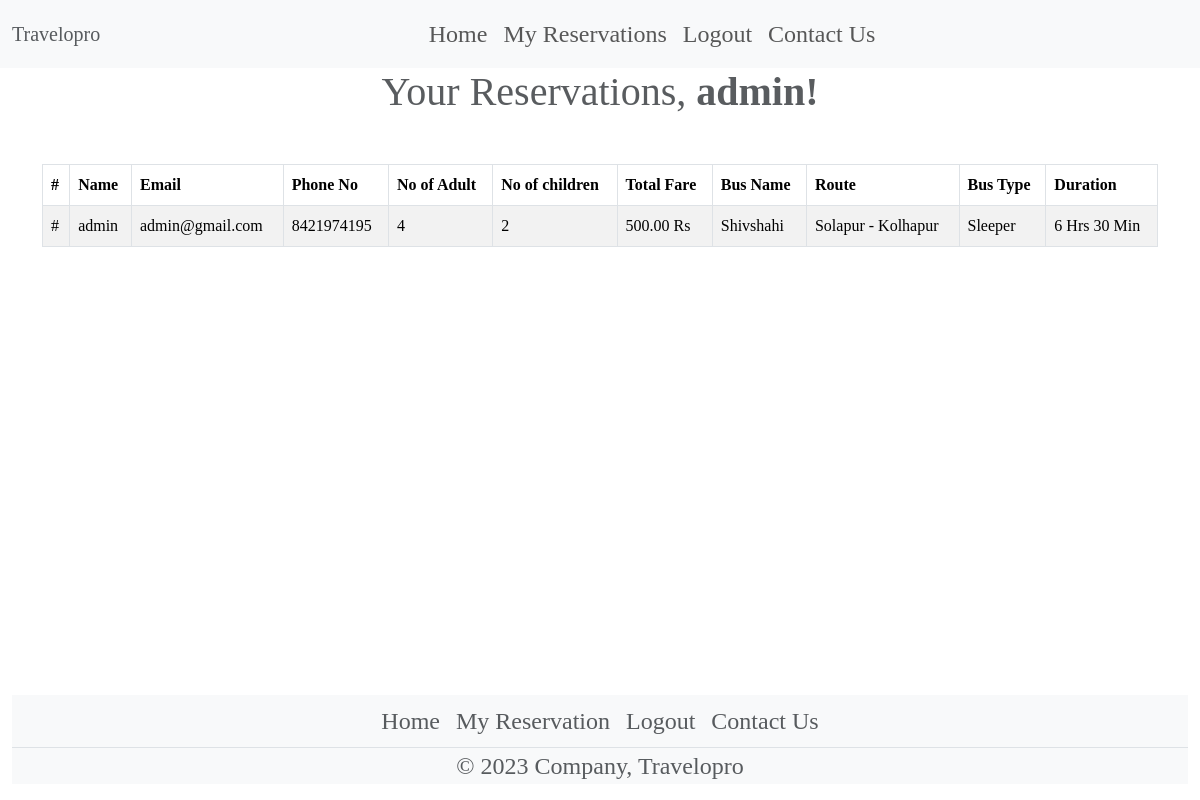
The page /my_reservation/ (signed in) on the database its author committed.
### bus/models.py (models this page shows, shortened)
class Reservation(models.Model):
    username = models.CharField(max_length=100)
    email = models.EmailField()
    phone = models.CharField(max_length=15)
    adults = models.PositiveIntegerField()
    childrens = models.PositiveIntegerField()
    total_fare = models.DecimalField(max_digits=10, decimal_places=2)
    bus_name = models.CharField(max_length=100)
    route = models.CharField(max_length=100)
    bus_type = models.CharField(max_length=100)
    duration = models.CharField(max_length=100)
    class Meta:
    	verbose_name_plural = 'Reservations'

### bus/views.py (the view)
# urls.py: path('my_reservation/', views.my_reservation, name='my_reservation'),
def my_reservation(request):
    if request.method == 'POST':
        username = request.POST.get('name')
        email = request.POST.get('email')
        phone = request.POST.get('phone')
        adults = request.POST.get('adults')
        childrens = request.POST.get('childrens')
        total_fare = request.POST.get('total')
        bus_name = request.POST.get('bus_name')
        route = request.POST.get('route')
        bus_type = request.POST.get('type')
        duration = request.POST.get('duration')
        reservation = Reservation(
            username=username,
            email=email,
            phone=phone,
            adults=adults,
            childrens=childrens,
            total_fare=total_fare,
            bus_name=bus_name,
            route=route,
            bus_type=bus_type,
            duration=duration
        )
        reservation.save()
        context = {
            'username': username,
            'email': email,
            'phone': phone,
            'adults': adults,
            'childrens': childrens,
            'total_fare': total_fare,
            'bus_name': bus_name,
            'route': route,
            'bus_type': bus_type,
            'duration': duration
        }
        return render(request, 'my-reservation.html', context)
    else:
        try:
            reservation = Reservation.objects.get(username = request.user)
            context = {
                'username': reservation.username,
                'email': reservation.email,
                'phone': reservation.phone,
                'adults': reservation.adults,
                'childrens': reservation.childrens,
                'total_fare': reservation.total_fare,
                'bus_name': reservation.bus_name,
                'route': reservation.route,
                'bus_type': reservation.bus_type,
                'duration': reservation.duration
            }
        except Reservation.DoesNotExist:
            context = {}
        return render(request, 'my-reservation.html', context)

### template/my-reservation.html
{% extends 'base.html' %}
{% load static %}
{% block content %}
    <main>
      {% if username %}
      <h1 class="display-6 text-center text-body-secondary">Your Reservations,<span class="fw-bold"> {{username}}!</span></h1>
      <div class="container my-5 table-responsive">
        <table class="table table-bordered table-hover table-striped">
          <thead>
            <tr>
              <th scope="col">#</th>
              <th scope="col">Name</th>
              <th scope="col">Email</th>
              <th scope="col">Phone No</th>
              <th scope="col">No of Adult</th>
              <th scope="col">No of children</th>
              <th scope="col">Total Fare</th>
              <th scope="col">Bus Name</th>
              <th scope="col">Route</th>
              <th scope="col">Bus Type</th>
              <th scope="col">Duration</th>
            </tr>
            </thead>
            <tbody>
              <tr>
                <td>#</td>
                <td>{{username}}</td>
                <td>{{email}}</td>
                <td>{{phone}}</td>
                <td>{{adults}}</td>
                <td>{{childrens}}</td>
                <td>{{total_fare}} Rs</td>
                <td>{{bus_name}}</td>
                <td>{{route}}</td>
                <td>{{bus_type}}</td>
                <td>{{duration}}</td>
                </tr>
              </tbody>
          </table>
        </div>
        {% else %}
          <h2 class="display-4 text-center text-body-secondary">Hello,<span class="fw-bold"> {{request.user}}!</span></h2>
          <h1 class="display-4 text-center text-danger mx-auto">You don't have any previous reservations!</h1>
        {% endif %}
    </main>
{% endblock %}

### static/assets/css/style.css (style rules this page uses)
body { display: flex; flex-direction: column; min-height: 100vh; font-family: Georgia, Times New Roman; }
main { flex-grow: 1; }

### rows shown on the page
Reservation: username "admin", email "admin@gmail.com", phone "8421974195", total_fare "500.00", bus_name "Shivshahi", route "Solapur - Kolhapur", bus_type "Sleeper", duration "6 Hrs 30 Min"

### other values the page prints
{{ adults }} "4"
{{ childrens }} "2"
